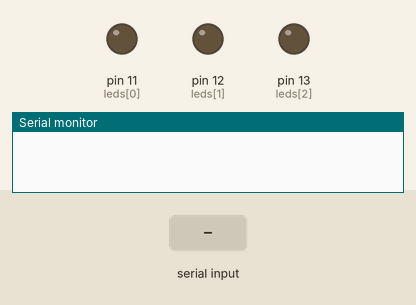
A sketch run on a simulated Arduino Uno, built with avr-gcc and run on an emulated ATmega328P. On the bench: output pins drawn as LEDs (lit = HIGH), the last lines printed to the serial monitor. Dashed ring = blinking. The inputs (shaded band) are chosen by the test bench.

Above: at 1.2 s.
1.3 s: "1" received over Serial
At 1.8 s:
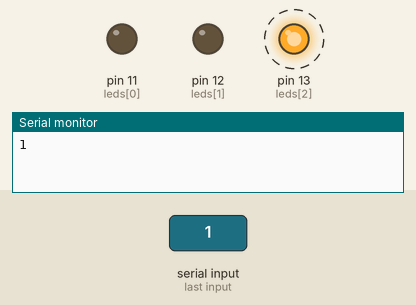
At 3.0 s:
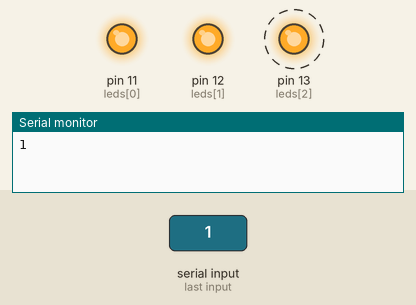
Timing chart, 0 to 6.6 s (numbered marks = the images above; inputs shaded):
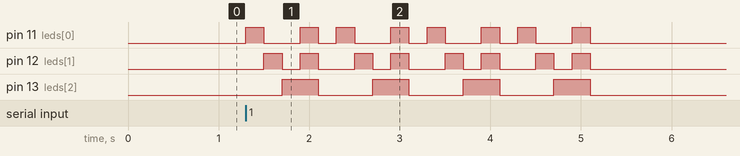

The sketch:

Control_luz_motor_tateti.ino
```cpp
// Definir los pines de los LEDs en un array
const int leds[] = {11, 12, 13};  // Pines de los LEDs
const int numLeds = 3;           // Número de LEDs
const int delayTiempo = 200;      //  ms para cada paso

int rep=0;

void setup() {
  //Configurar cada pin como salida
  for (int i = 0; i < numLeds; i++) {
     pinMode(leds[i], OUTPUT);
  }
  //Inicializar la comunicación serie a 9600 baudios
  Serial.begin(9600);
}

void loop() {
  // Verificar si hay datos disponibles en el puerto serie
  if (Serial.available() > 0) {
    // Leer el byte recibido
    char comando = Serial.read();
    Serial.print(comando);
    // Encender o apagar el LED según el comando recibido
    if (comando == '1') {

      for (rep = 0; rep < 4; rep++) {
         // Encender los LEDs de uno en uno
         for (int i = 0; i < numLeds; i++) {
            // Apagar todos los LEDs antes de encender uno
            for (int j = 0; j < numLeds; j++) {
               digitalWrite(leds[j], LOW);
            }
            // Encender el LED actual
            digitalWrite(leds[i], HIGH);
            delay(delayTiempo);  // Esperar 500 ms
         }

         // Encender todos los LEDs a la vez
         for (int i = 0; i < numLeds; i++) {
            digitalWrite(leds[i], HIGH);
         }
         delay(delayTiempo);  // Esperar 500 ms

         // Apagar todos los LEDs
         for (int i = 0; i < numLeds; i++) {
            digitalWrite(leds[i], LOW);
         }
         delay(delayTiempo);  // Esperar 500 ms
      }

    }
  }
}
```

Measured:
- after the input at 1.3 s, pin 11 (leds[0]): LOW → HIGH at once, then repeats every 1.0 s: LOW 0.40 s, HIGH 0.20 s, LOW 0.20 s, HIGH 0.20 s, until it stays LOW from 5.1 s; pin 12 (leds[1]): LOW → HIGH after 0.20 s, then repeats every 1.0 s: LOW 0.20 s, HIGH 0.20 s, LOW 0.40 s, HIGH 0.20 s, until it stays LOW from 5.1 s
